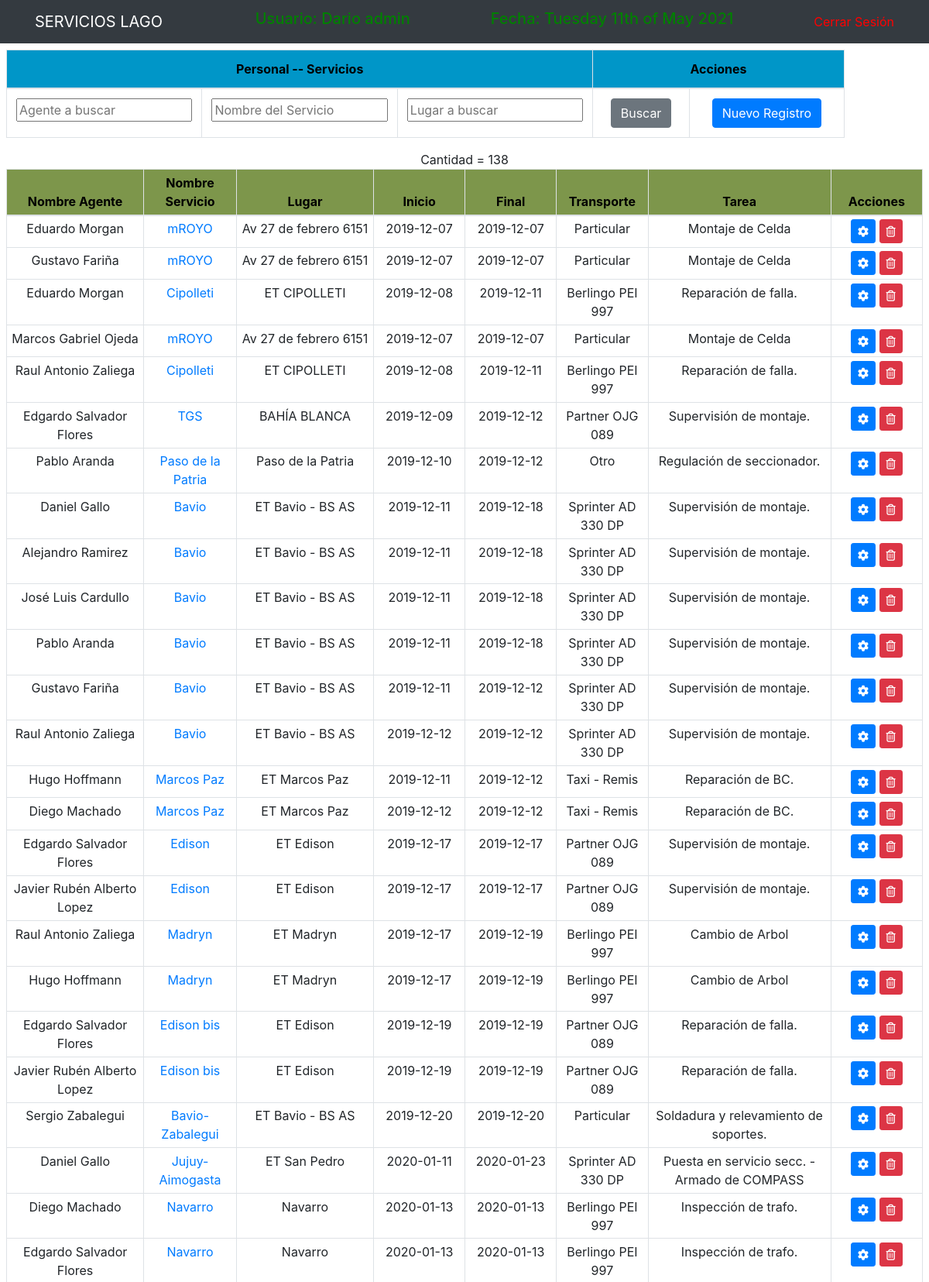
Screenshot of /abmb/agente-servicio.php (signed in, upper part) with the database file from the repository.
### tables this page shows
CREATE TABLE `agentes` (
  `dni` int(15) NOT NULL,
  `Agente` varchar(50) NOT NULL,
  `Celular` varchar(25) NOT NULL,
  `Direccion` varchar(200) NOT NULL,
  `id_estado` int(5) NOT NULL DEFAULT 7,
  `Vence` date DEFAULT NULL,
  `OBS` varchar(255) NOT NULL,
  `Activo` tinyint(1) NOT NULL DEFAULT 1
);

CREATE TABLE `servicios` (
  `id` int(5) NOT NULL,
  `Nombre` varchar(200) DEFAULT NULL,
  `OpRef` int(5) DEFAULT NULL,
  `idCliente1` int(5) DEFAULT NULL,
  `OpServicio` int(5) DEFAULT NULL,
  `idCliente2` int(5) DEFAULT NULL,
  `Trabajo` varchar(255) DEFAULT NULL,
  `Lugar` varchar(255) DEFAULT NULL,
  `FechaIni` date DEFAULT NULL,
  `FechaFin` date DEFAULT NULL,
  `id_estado` int(5) DEFAULT NULL,
  `id_transporte` int(5) DEFAULT NULL,
  `OBS` varchar(255) DEFAULT NULL,
  `Facturado` decimal(10,2) NOT NULL
);

CREATE TABLE `agenteservicio` (
  `id` int(10) NOT NULL,
  `id_agente` int(5) NOT NULL,
  `id_servicio` int(5) NOT NULL,
  `Fechaini` date NOT NULL,
  `Fechafin` date NOT NULL,
  `Cant_horas` decimal(10,2) NOT NULL,
  `Valor_hora` decimal(10,2) NOT NULL,
  `Valor_dia` decimal(10,2) NOT NULL DEFAULT 0.00,
  `Dolarfecha` decimal(10,2) NOT NULL
);

CREATE TABLE `transportes` (
  `id` int(5) NOT NULL,
  `Transporte` varchar(85) DEFAULT NULL
);

### abmb/agente-servicio.php (the view, shortened to what this page needs)
<?php
$esta = $_SERVER['PHP_SELF'];
?>
<div class="col-md-12 container p-2">
	<div class="row">
		<div class="col-md-11">
			<form action="<?php echo $esta ?>" method="POST">
				<table class="table table-bordered">
					<thead class="thead-cel" style="text-align:center">
						<tr>
							<th style="width: 70%" colspan=3>Personal -- Servicios</th>
							<th style="width: 30%" colspan=2>Acciones</th>
						</tr>
					</thead>
					<tbody>
							<tr>
								<td>
									<input text="est" name="agen" style="width: 100%" placeholder="Agente a buscar">
								</td>
								<td>
									<input text="est1" name="nomserv" style="width: 100%" placeholder="Nombre del Servicio">
								</td>
								<td>
									<input text="est2" name="lugar" style="width: 100%" placeholder="Lugar a buscar">
								</td>
								<td><input type="submit" name="Busca" value="Buscar" class="btn btn-secondary"></td>
								<td>
								<a href="<?php echo '../Altas/alta-agenteservi.php' ?>" class="btn btn-primary ">Nuevo Registro </i>
								</a>
								</td>
							</tr>
					</tbody>
				</table>
			</form>
		</div>
	</div>
	<div class="row">
		<div class="col-md-12">
				<table class="table table-sm table-bordered table-hover">
					<thead class="thead-dario" style="text-align:center">
						<tr>
							<th style="width: 15%">Nombre Agente</th>
							<th style="width: 10%">Nombre Servicio</th>
							<th style="width: 15%">Lugar</th>
							<th style="width: 10%">Inicio</th>
							<th style="width: 10%">Final</th>
							<th style="width: 10%">Transporte</th>
							<th style="width: 20%">Tarea</th>
							<th style="width: 10%">Acciones</th>
					</thead>
					<tbody>
						<?php
							if (isset($_POST['Busca'])){
								$miagen= '%' . $_POST['agen'] . '%';
								$minom= '%' . $_POST['nomserv'] . '%';
								$milugar= '%' . $_POST['lugar'] . '%';
								$query = "SELECT servicios.id as servi, agenteservicio.id as agservid, Agente, agenteservicio.Fechaini as inicio, agenteservicio.Fechafin as final, Nombre, Lugar, Trabajo, Transporte FROM agentes
								INNER JOIN agenteservicio ON agentes.dni=agenteservicio.id_agente
								INNER JOIN servicios ON agenteservicio.id_servicio=servicios.id
								INNER JOIN transportes ON servicios.id_transporte=transportes.id
								WHERE Agente like '$miagen' AND Nombre like '$minom' AND Lugar like '$milugar'
								ORDER BY agenteservicio.Fechaini desc";
							}
							else{
								$query = "SELECT servicios.id as servi, agenteservicio.id as agservid, Agente, agenteservicio.Fechaini as inicio, agenteservicio.Fechafin as final, Nombre, Lugar, Trabajo, Transporte FROM agentes
								INNER JOIN agenteservicio ON agentes.dni=agenteservicio.id_agente
								INNER JOIN servicios ON agenteservicio.id_servicio=servicios.id
								INNER JOIN transportes ON servicios.id_transporte=transportes.id
								";
							}
							$result_tasks = mysqli_query($conn,$query);
							while ($row=mysqli_fetch_array($result_tasks)) {
						?>
								<tr>
									<td><?php echo $row['Agente']; ?></td>
									<td><a href="../Buscar/tablero.php?id=<?php echo $row['servi'] ?>"><?php echo $row['Nombre'] ?> </a></td>
									<td><?php echo $row['Lugar'] ?></td>
									<td><?php echo $row['inicio'] ?></td>
									<td><?php echo $row['final'] ?></td>
									<td><?php echo $row['Transporte'] ?></td>
									<td><?php echo $row['Trabajo'] ?></td>
									<td>
										<a href="/Servicios/Modif/modifagserv.php?agservid=<?php echo $row['agservid'] ?>" class= "btn btn-primary btn-sm"> <i class="fa fa-cog fa-spin"></i>
										</a>
										<a href="/Servicios/Bajas/borraagserv.php?agservid=<?php echo $row['agservid'] ?>" class="btn btn-danger btn-sm"> <i class="far fa-trash-alt"></i>
										</a>
									</td>
								</tr>
						<?php }
						?>
					</tbody>
				</table>
		</div>
	</div>
</div>

### includes/header.php (style rules this page uses)
.container { text-align: center; }
.thead-cel { background-color: rgb(0, 150, 200); color: black; }
.thead-dario { background-color: rgb(125, 150, 75); color: black; }

### rows the page displays
agentes: Agente "Eduardo Morgan", servicios.Nombre "mROYO", servicios.Lugar "Av 27 de febrero 6151", agenteservicio.Fechaini "2019-12-07", agenteservicio.Fechafin "2019-12-07", transportes.Transporte "Particular", servicios.Trabajo "Montaje de Celda", servicios.Nombre "Cipolleti", servicios.Lugar "ET CIPOLLETI", agenteservicio.Fechaini "2019-12-08", agenteservicio.Fechafin "2019-12-11", transportes.Transporte "Berlingo PEI 997", servicios.Trabajo "Reparación de falla."
agentes: Agente "Gustavo Fariña", servicios.Nombre "mROYO", servicios.Lugar "Av 27 de febrero 6151", agenteservicio.Fechaini "2019-12-07", agenteservicio.Fechafin "2019-12-07", transportes.Transporte "Particular", servicios.Trabajo "Montaje de Celda", servicios.Nombre "Bavio", servicios.Lugar "ET Bavio - BS AS", agenteservicio.Fechaini "2019-12-11", agenteservicio.Fechafin "2019-12-12", transportes.Transporte "Sprinter AD 330 DP", servicios.Trabajo "Supervisión de montaje."
agentes: Agente "Marcos Gabriel Ojeda", servicios.Nombre "mROYO", servicios.Lugar "Av 27 de febrero 6151", agenteservicio.Fechaini "2019-12-07", agenteservicio.Fechafin "2019-12-07", transportes.Transporte "Particular", servicios.Trabajo "Montaje de Celda"
agentes: Agente "Raul Antonio Zaliega", servicios.Nombre "Cipolleti", servicios.Lugar "ET CIPOLLETI", agenteservicio.Fechaini "2019-12-08", agenteservicio.Fechafin "2019-12-11", transportes.Transporte "Berlingo PEI 997", servicios.Trabajo "Reparación de falla.", servicios.Nombre "Bavio", servicios.Lugar "ET Bavio - BS AS", agenteservicio.Fechaini "2019-12-12", agenteservicio.Fechafin "2019-12-12", transportes.Transporte "Sprinter AD 330 DP", servicios.Trabajo "Supervisión de montaje.", servicios.Nombre "Madryn", servicios.Lugar "ET Madryn", agenteservicio.Fechaini "2019-12-17", agenteservicio.Fechafin "2019-12-19", servicios.Trabajo "Cambio de Arbol"
agentes: Agente "Edgardo Salvador Flores", servicios.Nombre "TGS", servicios.Lugar "BAHÍA BLANCA", agenteservicio.Fechaini "2019-12-09", agenteservicio.Fechafin "2019-12-12", transportes.Transporte "Partner OJG 089", servicios.Trabajo "Supervisión de montaje.", servicios.Nombre "Edison", servicios.Lugar "ET Edison", agenteservicio.Fechaini "2019-12-17", agenteservicio.Fechafin "2019-12-17", servicios.Nombre "Edison bis", agenteservicio.Fechaini "2019-12-19", agenteservicio.Fechafin "2019-12-19", servicios.Trabajo "Reparación de falla.", servicios.Nombre "Navarro", servicios.Lugar "Navarro", agenteservicio.Fechaini "2020-01-13", agenteservicio.Fechafin "2020-01-13", transportes.Transporte "Berlingo PEI 997", servicios.Trabajo "Inspección de trafo."
agentes: Agente "Pablo Aranda", servicios.Nombre "Paso de la Patria", servicios.Lugar "Paso de la Patria", agenteservicio.Fechaini "2019-12-10", agenteservicio.Fechafin "2019-12-12", transportes.Transporte "Otro", servicios.Trabajo "Regulación de seccionador.", servicios.Nombre "Bavio", servicios.Lugar "ET Bavio - BS AS", agenteservicio.Fechaini "2019-12-11", agenteservicio.Fechafin "2019-12-18", transportes.Transporte "Sprinter AD 330 DP", servicios.Trabajo "Supervisión de montaje."
agentes: Agente "Daniel Gallo", servicios.Nombre "Bavio", servicios.Lugar "ET Bavio - BS AS", agenteservicio.Fechaini "2019-12-11", agenteservicio.Fechafin "2019-12-18", transportes.Transporte "Sprinter AD 330 DP", servicios.Trabajo "Supervisión de montaje.", servicios.Nombre "Jujuy-Aimogasta", servicios.Lugar "ET San Pedro", agenteservicio.Fechaini "2020-01-11", agenteservicio.Fechafin "2020-01-23", servicios.Trabajo "Puesta en servicio secc. - Armado de COMPASS"
agentes: Agente "Alejandro Ramirez", servicios.Nombre "Bavio", servicios.Lugar "ET Bavio - BS AS", agenteservicio.Fechaini "2019-12-11", agenteservicio.Fechafin "2019-12-18", transportes.Transporte "Sprinter AD 330 DP", servicios.Trabajo "Supervisión de montaje."
agentes: Agente "José Luis Cardullo", servicios.Nombre "Bavio", servicios.Lugar "ET Bavio - BS AS", agenteservicio.Fechaini "2019-12-11", agenteservicio.Fechafin "2019-12-18", transportes.Transporte "Sprinter AD 330 DP", servicios.Trabajo "Supervisión de montaje."
agentes: Agente "Hugo Hoffmann", servicios.Nombre "Marcos Paz", servicios.Lugar "ET Marcos Paz", agenteservicio.Fechaini "2019-12-11", agenteservicio.Fechafin "2019-12-12", transportes.Transporte "Taxi - Remis", servicios.Trabajo "Reparación de BC.", servicios.Nombre "Madryn", servicios.Lugar "ET Madryn", agenteservicio.Fechaini "2019-12-17", agenteservicio.Fechafin "2019-12-19", transportes.Transporte "Berlingo PEI 997", servicios.Trabajo "Cambio de Arbol"
agentes: Agente "Diego Machado", servicios.Nombre "Marcos Paz", servicios.Lugar "ET Marcos Paz", agenteservicio.Fechaini "2019-12-12", agenteservicio.Fechafin "2019-12-12", transportes.Transporte "Taxi - Remis", servicios.Trabajo "Reparación de BC.", servicios.Nombre "Navarro", servicios.Lugar "Navarro", agenteservicio.Fechaini "2020-01-13", agenteservicio.Fechafin "2020-01-13", transportes.Transporte "Berlingo PEI 997", servicios.Trabajo "Inspección de trafo."
agentes: Agente "Javier Rubén Alberto Lopez", servicios.Nombre "Edison", servicios.Lugar "ET Edison", agenteservicio.Fechaini "2019-12-17", agenteservicio.Fechafin "2019-12-17", transportes.Transporte "Partner OJG 089", servicios.Trabajo "Supervisión de montaje.", servicios.Nombre "Edison bis", agenteservicio.Fechaini "2019-12-19", agenteservicio.Fechafin "2019-12-19", servicios.Trabajo "Reparación de falla."
agentes: Agente "Sergio Zabalegui", servicios.Nombre "Bavio-Zabalegui", servicios.Lugar "ET Bavio - BS AS", agenteservicio.Fechaini "2019-12-20", agenteservicio.Fechafin "2019-12-20", transportes.Transporte "Particular", servicios.Trabajo "Soldadura y relevamiento de soportes."
